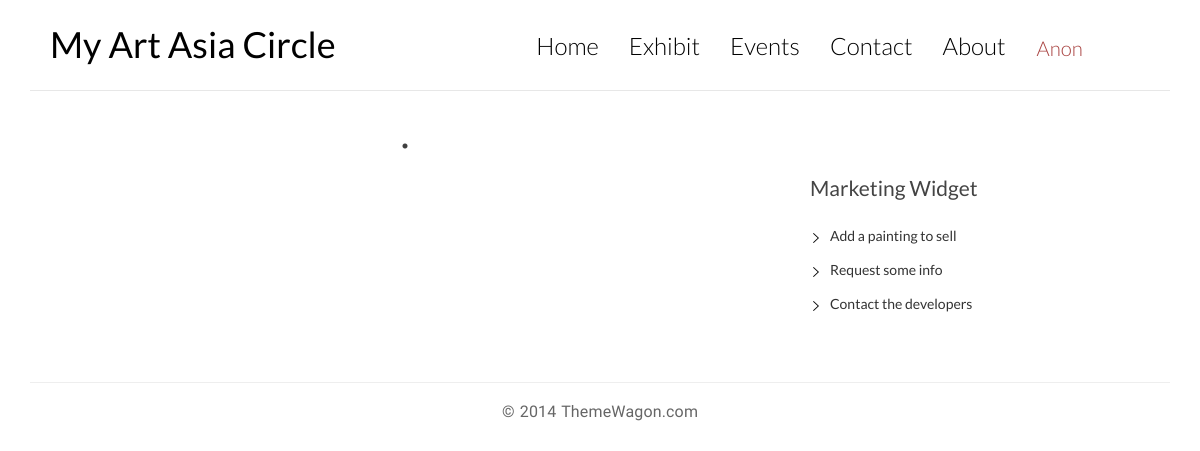
Before: / with the older database file.
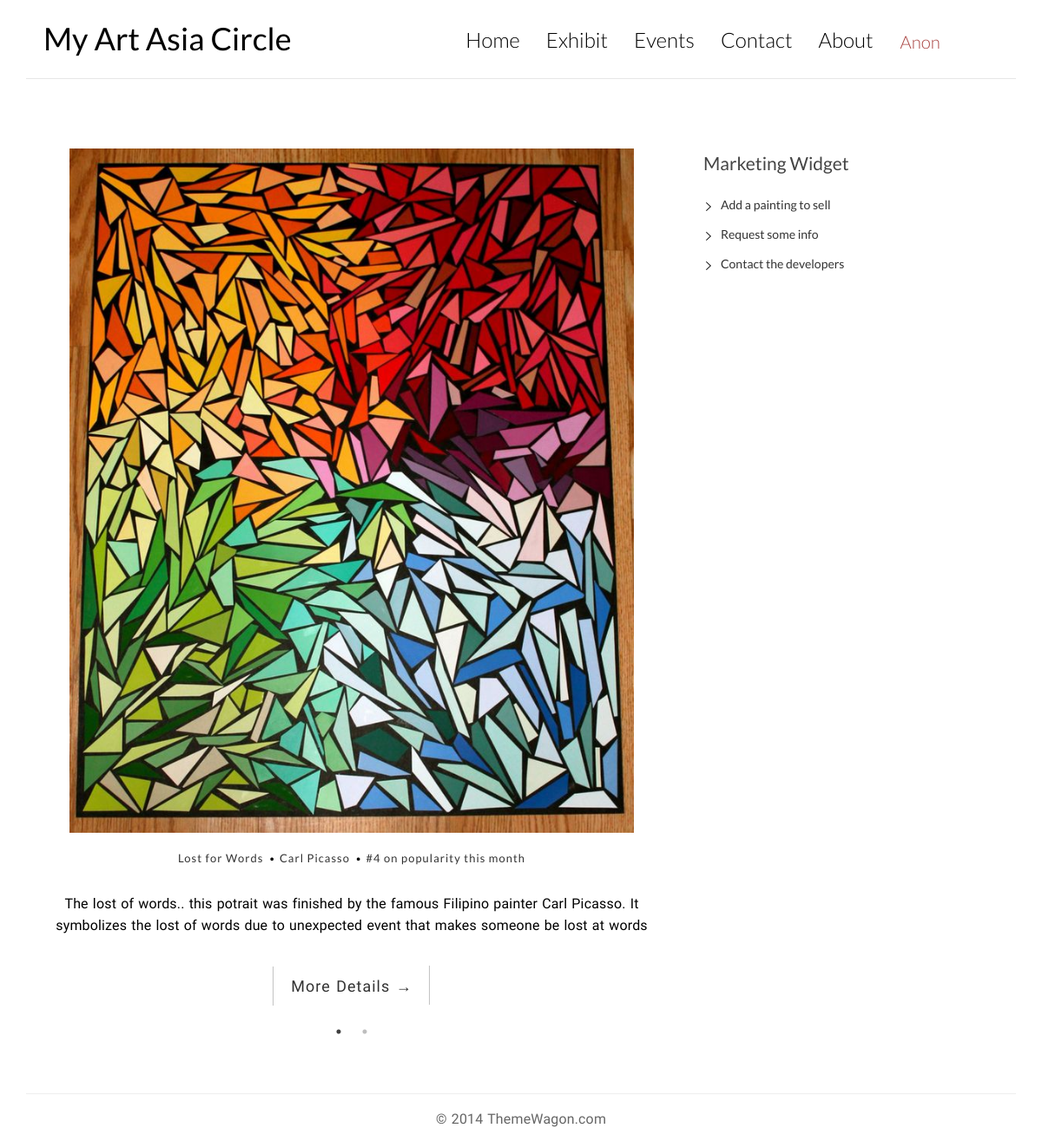
After: the same page with the newer database file.
### tables this page shows
CREATE TABLE `gallery` (
  `id` int(255) NOT NULL,
  `img` varchar(255) NOT NULL,
  `date_added` varchar(255) NOT NULL,
  `title` varchar(255) NOT NULL,
  `description` varchar(255) NOT NULL,
  `size` varchar(255) NOT NULL,
  `medium` varchar(255) NOT NULL,
  `price` varchar(25) NOT NULL,
  `artist` varchar(255) NOT NULL,
  `status` varchar(500) NOT NULL,
  `notes` varchar(500) NOT NULL,
  `rank` varchar(25) NOT NULL,
  `reference_links` int(11) NOT NULL,
  `reference_id` int(11) NOT NULL,
  `contact` varchar(255) NOT NULL,
  `email` varchar(255) NOT NULL
);

### application/core/MY_Controller.php (called while the page is built, shortened)
<?php
class MY_Controller extends CI_Controller
{
    public function load_template($page, $data, $title, $message=null)
    {
        $this->load->view('parts/head.php', $data);
        $this->load->view('pages/'.$page);
        $this->load->view('parts/foot.php', $data);
    }
}

### application/controllers/EntryController.php (called while the page is built, shortened)
<?php
class EntryController extends MY_Controller
{
    public function index()
    {
        $data = array(
            'gallery' => $this->EntryModel->get_gallery()
        );
        $this->load_template('index.php', $data, null);
    }
}

### index.php (called while the page is built, shortened)
<?php
require_once BASEPATH.'core/CodeIgniter.php';

### application/models/EntryModel.php (called while the page is built, shortened)
<?php
class EntryModel extends CI_Model
{
    public function get_gallery()
    {
        $query = $this->db->get('gallery');
        return $query->result();
    }
}

### application/views/pages/index.php (the view)
<div class="content-body">
  <div class="container">
    <div class="row">
      <main class="col-md-8">
        <div class="index-slick-gallery">
          <?php foreach ($gallery as $key): ?>
            <div>
              <article class="post post-2">
                <header class="entry-header">
                  <h1 class="entry-title">
                    <img src="build/img/<?php echo $key->img?>" class="img img-center img-responsive">
                  </h1>
                  <div class="entry-meta">
                    <span class="post-category"><a href="#"><?php echo $key->title?></a></span>
                    <span class="post-author"><a href="#"><?php echo $key->artist?></a></span>
                    <span class="comments-link"><a href="#">#4 on popularity this month</a></span>
                  </div>
                </header>
                <div class="entry-content clearfix">
                  <p class="text-center"><?php echo $key->description?></p>
                  <div class="read-more cl-effect-14">
                    <a href="single.html" class="more-link"> More Details <span class="meta-nav">→</span></a>
                  </div>
                </div>
              </article>
            </div>
          <?php endforeach ?>
        </div>
      </main>
      <aside class="col-md-4">
        <div class="widget widget-recent-posts">
          <h3 class="widget-title">Marketing Widget</h3>
          <ul>
            <li>
              <a href="#">Add a painting to sell</a>
            </li>
            <li>
              <a href="#">Request some info</a>
            </li>
            <li>
              <a href="#">Contact the developers</a>
            </li>
          </ul>
        </div>
      </aside>
    </div>
  </div>
</div>

### application/views/parts/head.php (shortened to what this page needs)
<!DOCTYPE html>
<html>
<head>
  <link rel="stylesheet" href="build/css/bootstrap.min.css">
  <link rel="stylesheet" href="build/css/ionicons.min.css">
  <link rel="stylesheet" href="build/css/pace.css">
  <link rel="stylesheet" href="build/css/custom.css">
  <link rel="stylesheet" href="build/css/carousel.css">
  <link rel="stylesheet" href="build/css/slick.css">
  <link rel="stylesheet" href="build/css/slick-theme.css">
  <link rel="stylesheet" href="build/css/snackbar.css">
  <link rel="stylesheet" href="build/css/snackbar.min.css">
  <link rel="stylesheet" href="build/light-gallery/css/lightgallery.min.css">
  <link rel="stylesheet" href="build/css/pace.css">
  <link rel="stylesheet" href="build/css/custom.css">
</head>
<body>
  <div class="container">
    <header id="site-header">
      <div class="row">
        <div class="col-md-4 col-sm-5 col-xs-8">
          <div class="logo">
            <h1><a href=""><b>My Art Asia Circle</b></a></h1>
          </div>
        </div>
        <div class="col-md-8 col-sm-7 col-xs-4">
          <nav class="main-nav" role="navigation">
            <div class="collapse navbar-collapse" id="bs-example-navbar-collapse-1">
              <ul class="nav navbar-nav navbar-right">
                <li class="cl-effect-11"><a href="index.php" data-hover="Home">Home</a></li>
                <li class="cl-effect-11"><a href="gallery" data-hover="Exhibit">Exhibit</a></li>
                <li class="cl-effect-11"><a href="events" data-hover="Events">Events</a></li>
                <li class="cl-effect-11"><a href="blogs" data-hover="Contact">Contact</a></li>
                <li class="cl-effect-11"><a href="about-us" data-hover="About">About</a></li>
                <?php if ((!$this->session->has_userdata('is_signed') && $this->session->is_signed != TRUE)): ?>
                  <li class="cl-effect-11" id="session_anon"><a href="#" class="btn btn-sm btn-inverse" data-toggle="modal" data-target="#login"><small class="text-danger">Anon</small></a></li>
                <?php else: ?>
                  <li class="cl-effect-11"><small><?php echo $this->session->name?></small></li>
                <?php endif ?>
                </ul>
              </div>
            </nav>
          </div>
        </div>
      </header>
    </div>

### application/views/parts/foot.php (shortened to what this page needs)
<footer id="site-footer">
    <div class="container">
        <div class="row">
            <div class="col-md-12">
                <p class="copyright">&copy; 2014 ThemeWagon.com</p>
            </div>
        </div>
    </div>
</footer>
</body>
</html>

### build/css/custom.css (style rules this page uses)
* { outline: none; }
h1, h2, h3, h4, h5, h6 { margin-top: 0; }
b { font-weight: 400; }
a { color: #333; }
body { color: #444; font-family: 'Lato', sans-serif; }
p { font-family: 'Ubuntu', sans-serif; word-spacing: 1px; letter-spacing: 0.01em; font-size: 16px; line-height: 25px; }
#site-header { background-color: #FFF; padding: 25px 20px; margin-bottom: 40px; border-bottom: 1px solid #e7e7e7; }
.logo h1 a { color: #000; }
.logo h1 { margin: 0; font-family: 'Lato', sans-serif; font-weight: 300; }
.main-nav { margin-top: 11px; max-width: 95%; }
.main-nav a { color: #000000 !important; padding: 0 0 5px 0 !important; margin-right: 30px; font-family: 'Lato', sans-serif; font-weight: 300; font-size: 24px; }
.cl-effect-11 a { padding: 10px 0; color: #0972b4; text-shadow: none; }
.cl-effect-11 a::before { position: absolute; top: 0; left: 0; overflow: hidden; padding: 0 0 5px 0 !important; max-width: 0; border-bottom: 1px solid #000; color: #000; content: attr(data-hover); -webkit-transition: max-width 0.5s; -moz-transition: max-width 0.5s; transition: max-width 0.5s; }
.content-body { padding-bottom: 4em; }
.post { background: #fff; padding: 30px 30px 0; }
.entry-title { text-align: center; font-size: 1.9em; margin-bottom: 20px; line-height: 1.6; padding: 10px 20px 0; }
.entry-meta { text-align: center; color: #DDDDDD; font-size: 13px; letter-spacing: 1px; margin-bottom: 30px; }
.entry-content { font-size: 18px; line-height: 1.9; font-weight: 300; color: #000; }
.post-category, .post-date, .post-author { position: relative; padding-right: 15px; }
.post-category::after, .post-date::after, .post-author::after { position: absolute; content: '.'; color: #000; font-size: 30px; top: -22px; right: 1px; }
.read-more { font-family: 'Ubuntu', sans-serif; font-weight: 400; word-spacing: 1px; letter-spacing: 0.01em; text-align: center; margin-top: 20px; }
.cl-effect-14 a { padding: 0 20px; height: 45px; line-height: 45px; position: relative; display: inline-block; margin: 15px 25px; letter-spacing: 1px; font-weight: 400; text-shadow: 0 0 1px rgba(255,255,255,0.3); }
.cl-effect-14 a::before, .cl-effect-14 a::after { position: absolute; width: 45px; height: 1px; background: #C3C3C3; content: ''; -webkit-transition: all 0.3s; -moz-transition: all 0.3s; transition: all 0.3s; pointer-events: none; }
.cl-effect-14 a::before { top: 0; left: 0; -webkit-transform: rotate(90deg); -moz-transform: rotate(90deg); transform: rotate(90deg); -webkit-transform-origin: 0 0; -moz-transform-origin: 0 0; transform-origin: 0 0; }
.cl-effect-14 a::after { right: 0; bottom: 0; -webkit-transform: rotate(90deg); -moz-transform: rotate(90deg); transform: rotate(90deg); -webkit-transform-origin: 100% 0; -moz-transform-origin: 100% 0; transform-origin: 100% 0; }
.widget { background: #fff; padding: 30px 0 0; }
.widget-title { font-size: 1.5em; margin-bottom: 20px; line-height: 1.6; padding: 10px 0 0; font-weight: 400; }
.widget-recent-posts ul { padding: 0; margin: 0; padding-left: 20px; }
.widget-recent-posts ul li { list-style-type: none; position: relative; line-height: 170%; margin-bottom: 10px; }
.widget-recent-posts ul li::before { content: '\f3d3'; font-family: "Ionicons"; position: absolute; left: -17px; top: 3px; font-size: 16px; color: #000; }
#site-footer { padding-top: 10px; padding: 0 0 1.5em 0; }
.copyright { text-align: center; padding-top: 1em; margin: 0; border-top: 1px solid #eee; color: #666; }

### build/css/carousel.css (style rules this page uses)
html, body, .carousel, .carousel-inner, .carousel-inner .item { height: 100%; }

Changed rows visible on the page:
added gallery: img (picture), title "Lost for Words", artist "Carl Picasso", description "The lost of words.. this potrait was finished by the famous Filipino painter Carl Picasso. It symbolizes the lost of words due to unexpected event that makes someone be lost at words"
